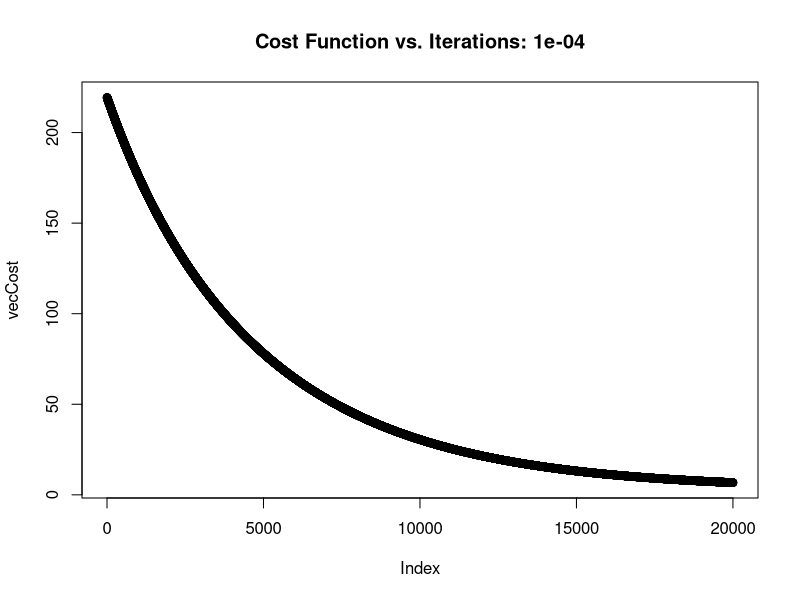
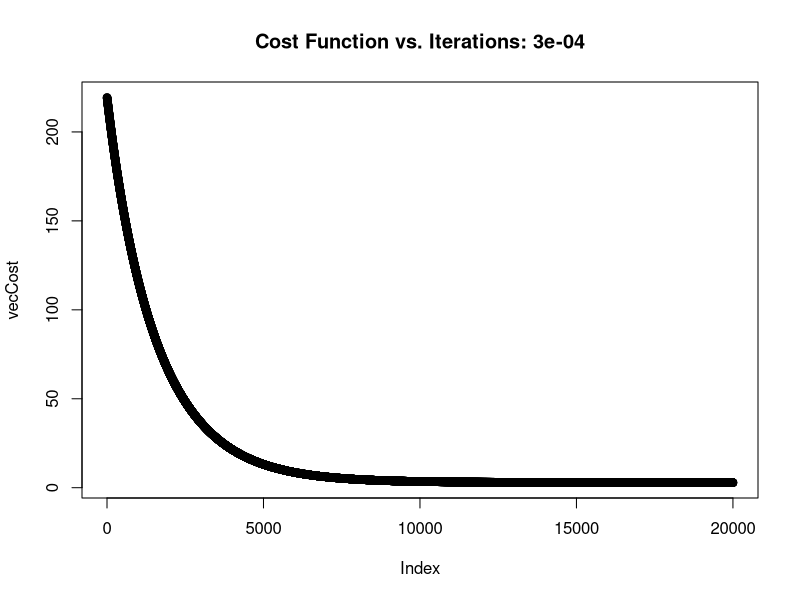
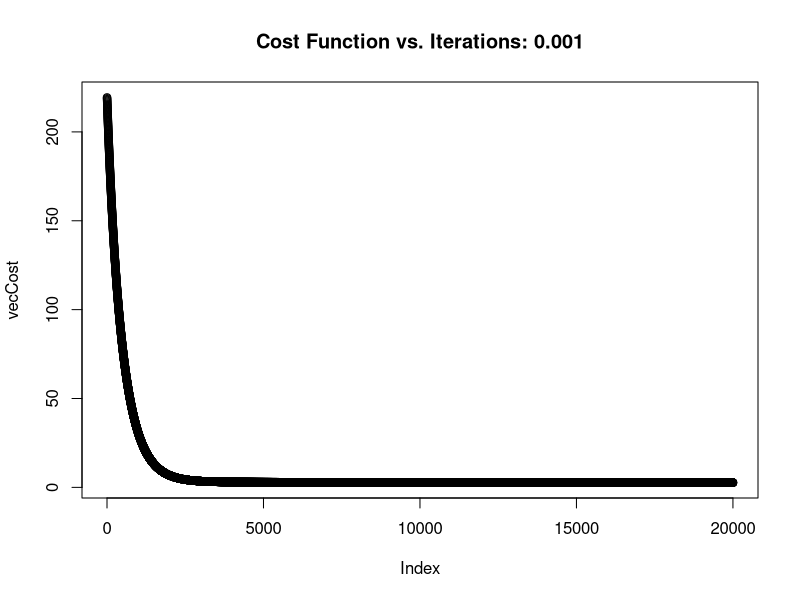
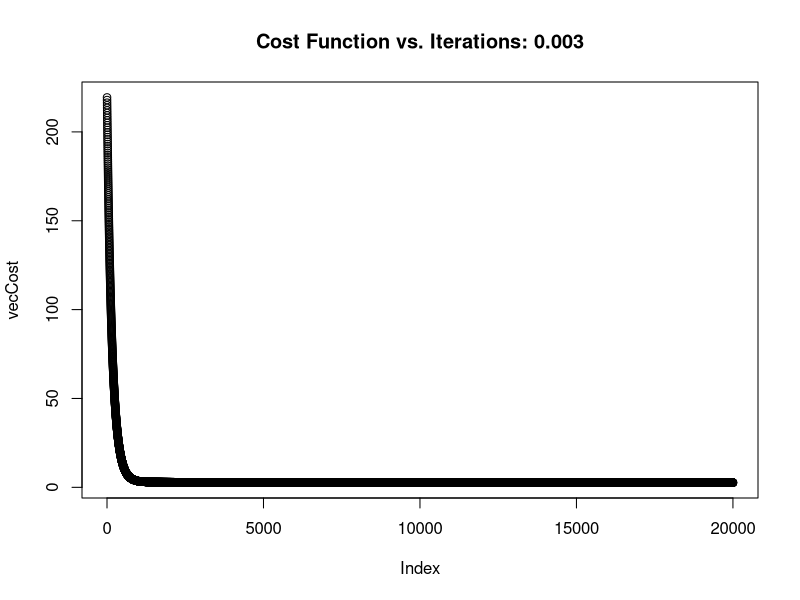
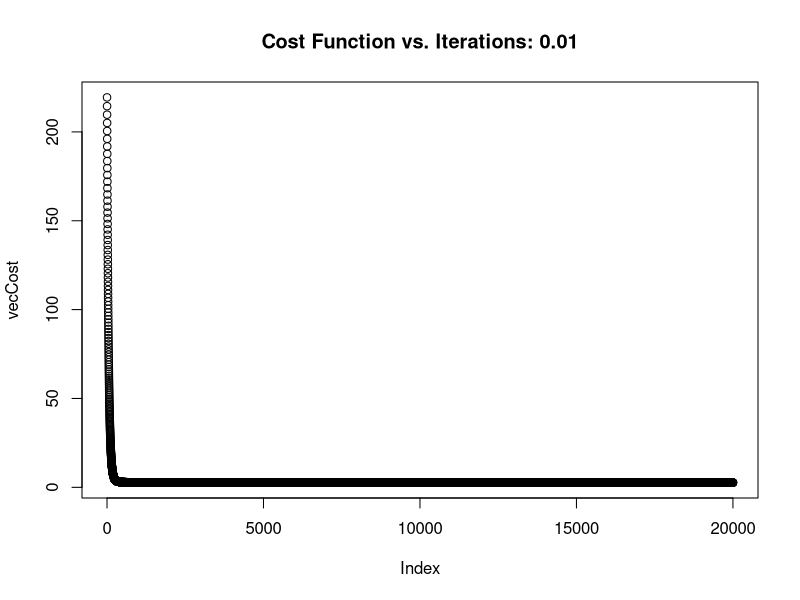
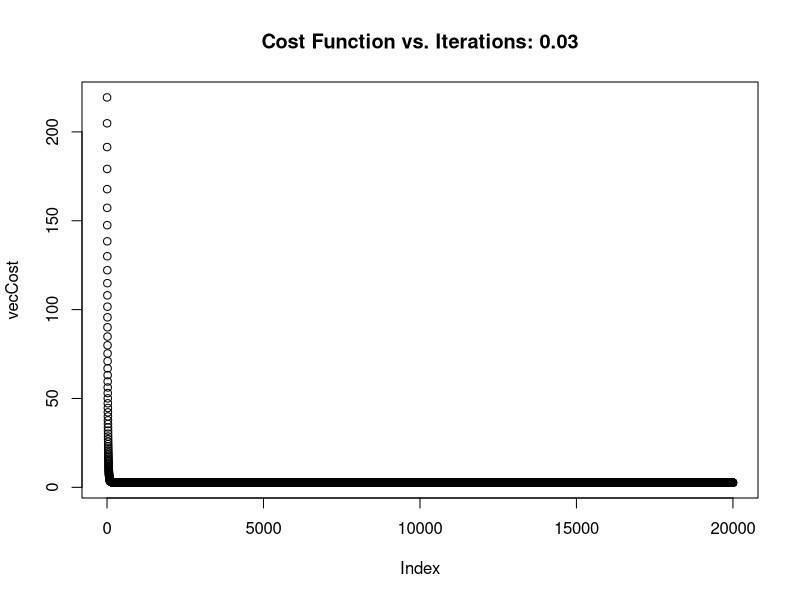
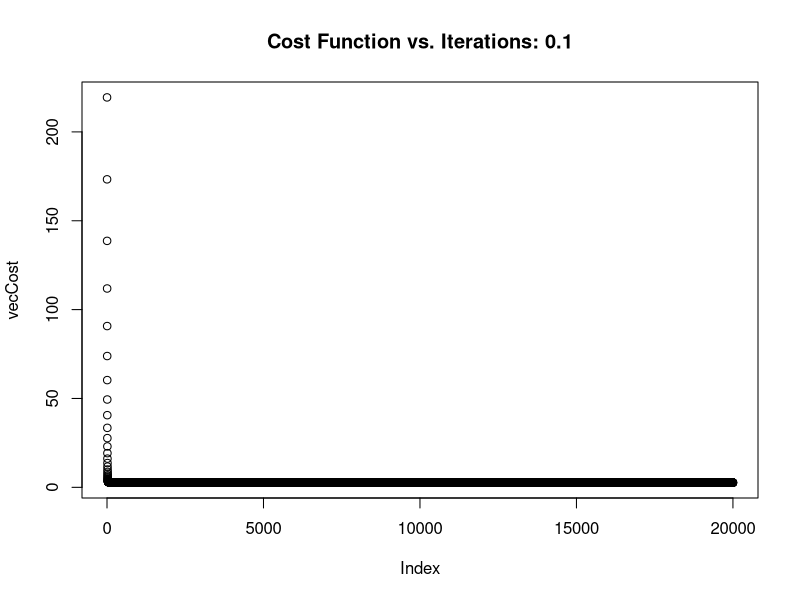
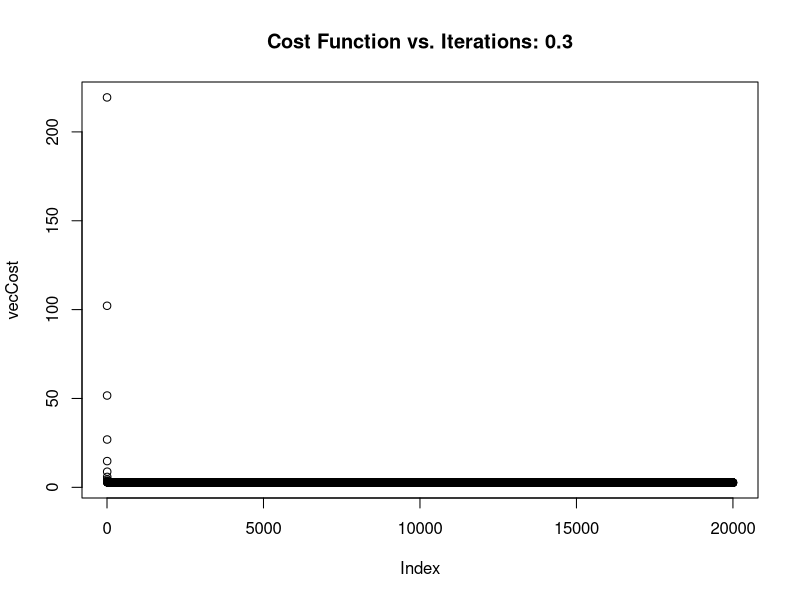

These charts were generated, in order, by the following R code: (Note: this script raises an error after producing the figures.)
## ---- chunk 1
knitr::opts_chunk$set(echo = TRUE)
## ---- chunk 2
library(caret, quietly=TRUE)  # May be useful for confusionMatrix and the like
data(mtcars)
str(mtcars)

varPreds <- mtcars[,c("disp", "hp", "drat", "wt", "qsec")]
vecMPG <- mtcars$mpg
vecOnes <- rep(1, nrow(varPreds))

mtxX <- as.matrix(cbind(vecOnes, varPreds))
mtxY <- as.matrix(vecMPG)
mtxTheta <- matrix(data=1, nrow=ncol(mtxX), ncol=1)

str(mtxY)
str(mtxX)
str(mtxTheta)
## ---- chunk 3
mpgLM <- lm(vecMPG ~ ., data=varPreds)  # Includes intercept by R default, only a -1 kills that off
summary(mpgLM)
## ---- chunk 4
optTheta <- solve(t(mtxX) %*% mtxX) %*% t(mtxX) %*% mtxY
print(round(t(optTheta),4))
print(round(summary(mpgLM)$coef[,1],4))
## ---- chunk 5
gdTest <- function(gdX=mtxX, gdY=mtxY, alpha=0.001, nIter=20000, mtxCalc=TRUE) {
    nObs <- nrow(gdX)  # Total number of observations . . .  
    mtxTheta <- matrix(0, nrow=ncol(gdX), ncol=1)  # Set up a theta matrix
    
    # Standardize the X variables to be roughly -1 to 1
    # Calculate the mean and SD for each column
    meanX <- apply(gdX, 2, FUN=mean)
    sdX <- apply(gdX, 2, FUN=sd)
    
    # Set the mean/sd for column 1 (all ones) to be 0/1 so we do not change it
    meanX[1] <- 0  # Use 0 as the mean conversion factor for column 1
    sdX[1] <- 1  # Use 1 as the sd scaling factor for column 1
    
    # Use vector operations to update gdX (probably a better way, but I do not yet know it)
    gdX <- (gdX - mapply(rep, meanX, nObs)) / mapply(rep, sdX, nObs)
    
    # Set up the cost function vectors, and initialize with preliminary data
    vecCost <- rep(NA, nIter+1)
    vecCost[1] <- (0.5 / nObs) * sum((gdX %*% mtxTheta - gdY)^2)
    vecPartial <- rep(NA, ncol(gdX))
    
    for (intCtr in 1:nIter) {
        # Simultaneously update thetas for the next iteration
        if (mtxCalc) {
            # Use matrix operations to simultaneously update theta
            # theta = theta - (alpha/nObs) * Q
            # Q should be the vector of partial derivatives
            mtxPartial <- t(gdX) %*% (gdX %*% mtxTheta - gdY)  # Matrix of (# theta)x1
            mtxTheta <- mtxTheta - (alpha/nObs) * mtxPartial  # Matrix of (# theta)x1
        } else {
            # Run using a for loop instead - same answers, but much slower
            # Added as an example for benchmarking purposes
            # Need to create all the partial derivatives (loop 1) then apply them (loop 2)
            for (varNum in 1:ncol(gdX)) {
                vecPartial[varNum] <- sum((gdX %*% mtxTheta - gdY) * gdX[,varNum])
            }
            for (varNum in 1:ncol(gdX)) {
                mtxTheta[varNum, 1] <- mtxTheta[varNum, 1] - (alpha/ nObs) * vecPartial[varNum]
            }
        }
        
        # Update the cost vector, using slot intCtr + 1
        vecCost[intCtr + 1] <- (0.5 / nObs) * sum((gdX %*% mtxTheta - gdY)^2)
    }
    
    plot(vecCost, main=paste0("Cost Function vs. Iterations: ",alpha))
    print(paste0("Intercept: ",round(mtxTheta[1,1],4)))
    print(round(mtxTheta[-1,1] / sdX[-1],4))
    
    return(gdX %*% mtxTheta)
}

baseTime <- proc.time()

y0001 <- gdTest(alpha=0.0001)
y0003 <- gdTest(alpha=0.0003)
y0010 <- gdTest(alpha=0.001)
y0030 <- gdTest(alpha=0.003)
y0100 <- gdTest(alpha=0.01)
y0300 <- gdTest(alpha=0.03)
y1000 <- gdTest(alpha=0.1)
y3000 <- gdTest(alpha=0.3)

print("Total run time for function gdTest: ")
print(proc.time() - baseTime)

# Benchmarking based on subset of mtcars dataset
# mtxX is 32x6 (32 observations, each with an intercept plus 5 predictors)
# mtxY is 32x1 (32 results)
# nIter is 20,000
# 8 combinations of alpha are run, all that converge so there are no NaN or related timing issues
# 
# Run using matrix maths to simultaneosuly update theta:  4.3 user 2.1 system 6.9 elapsed
# RMSE from different alpha [lm() RMSE is 2.306]: 3.675 2.398 2.320 2.306 2.306 2.306 2.306 2.306
# 
# Run using for loops to simultaneously update theta:  14.1 user 2.1 system 17.7 elapsed
# RMSE from different alpha [lm() RMSE is 2.306]: 3.675 2.398 2.320 2.306 2.306 2.306 2.306 2.306
# 
# So, even with these very small datasets, matrix maths reduce user time by ~70% and elapsed time by ~60%
## ---- chunk 6
graphFrame <- cbind(y0001[,1], y0003[,1], y0010[,1], y0030[,1], 
                    y0100[,1], y0300[,1], y1000[,1], y3000[,1], 
                    mtcars$mpg
                    )
graphFrame <- graphFrame[order(graphFrame[,ncol(graphFrame)]),]
plot(x=1:nrow(graphFrame), y=graphFrame[,ncol(graphFrame)], type="l", 
     col="dark green", lwd=3, ylim=c(0,50)
     )
lines(x=1:nrow(graphFrame), y=graphFrame[,1], col="red", lty=2)
lines(x=1:nrow(graphFrame), y=graphFrame[,4], col="blue", lty=2)
lines(x=1:nrow(graphFrame), y=graphFrame[,6], col="purple", lty=2)
lines(x=1:nrow(graphFrame), y=graphFrame[,8], col="orange", lty=2)
## ---- chunk 7
rmseLM <- sqrt(mean((summary(mpgLM)$residuals)^2))
rmseMod <- rep(0, ncol(graphFrame)-1)
for (intCtr in 1:(ncol(graphFrame)-1)) {
    rmseMod[intCtr] <- sqrt(mean((graphFrame[,ncol(graphFrame)] - graphFrame[,intCtr])^2))
}

print(paste0("RMSE from LM: ",round(rmseLM,3)))
print(paste0("RMSE from Gradient Descent: "))
print(round(rmseMod,3))
## ---- chunk 8
set.seed([number redacted])

par(mfrow=c(1, 2))

## Create some fake tumor data
tumorSize <- runif(100, min=0, max=0.1)
tumorType <- rbinom(length(tumorSize), 1, 1 - ((0.1 - tumorSize)^2 * 100))
fakeTumorLMOrig <- lm(tumorType ~ tumorSize)
keyCutOrig <- (0.5-coef(fakeTumorLMOrig)[[1]])/coef(fakeTumorLMOrig)[[2]]
predOrig <- pmax(0, pmin(1, round(predict(fakeTumorLMOrig, data.frame(tumorSize)), 0) 
                         ) 
                 )

plot(tumorSize, tumorType, xlab="Tumor Size", ylab="Malignant (1=Yes, 0=No)", col=1+predOrig, pch=19,
     main=paste0("50% Probability at Tumor Size: ",round(keyCutOrig,4)), cex.main=0.85
     )
abline(fakeTumorLMOrig, col="blue", lwd=2)
abline(h=0.5, v=keyCutOrig, lty=2, lwd=2)

confOrig <- confusionMatrix(predOrig, tumorType, positive="1")
text(0.04, 0.4, paste0("Accuracy: ",round(confOrig$overall[["Accuracy"]], 2)), adj=c(0, 0))
text(0.04, 0.34, paste0("Sensitivity: ",round(confOrig$byClass[["Sensitivity"]], 2)), adj=c(0, 0))
text(0.04, 0.28, paste0("Specificity: ",round(confOrig$byClass[["Specificity"]], 2)), adj=c(0, 0))
text(0.04, 0.22, paste0("+ Pred Val: ",round(confOrig$byClass[["Pos Pred Value"]], 2)), adj=c(0, 0))
text(0.04, 0.16, paste0("- Pred Val: ",round(confOrig$byClass[["Neg Pred Value"]], 2)), adj=c(0, 0))

## Add some larger tumors that are all malignant
tumorSizeMod <- c(tumorSize, runif(50, min=0.1, max=0.2))
tumorTypeMod <- c(tumorType, rep(1, 50))
fakeTumorLMMod <- lm(tumorTypeMod ~ tumorSizeMod)
keyCutMod <- (0.5-coef(fakeTumorLMMod)[[1]])/coef(fakeTumorLMMod)[[2]]
predMod <- pmax(0, pmin(1, round(predict(fakeTumorLMMod, data.frame(tumorSizeMod)), 0) 
                        ) 
                )

plot(tumorSizeMod, tumorTypeMod, xlab="Tumor Size", ylab="Malignant (1=Yes, 0=No)", col=1+predMod, pch=19,
     main=paste0("50% Probability at Tumor Size: ",round(keyCutMod,4)), cex.main=0.85
     )
abline(fakeTumorLMMod, col="blue", lwd=2)
abline(h=0.5, v=keyCutMod, lty=2, lwd=2)

confMod <- confusionMatrix(predMod, tumorTypeMod, positive="1")
text(0.04, 0.4, paste0("Accuracy: ",round(confMod$overall[["Accuracy"]], 2)), adj=c(0, 0))
text(0.04, 0.34, paste0("Sensitivity: ",round(confMod$byClass[["Sensitivity"]], 2)), adj=c(0, 0))
text(0.04, 0.28, paste0("Specificity: ",round(confMod$byClass[["Specificity"]], 2)), adj=c(0, 0))
text(0.04, 0.22, paste0("+ Pred Value: ",round(confMod$byClass[["Pos Pred Value"]], 2)), adj=c(0, 0))
text(0.04, 0.16, paste0("- Pred Value: ",round(confMod$byClass[["Neg Pred Value"]], 2)), adj=c(0, 0))

par(mfrow=c(1,1))

## ---- chunk 9
par(mfrow=c(1, 2))

## Run the GLM (logit) for the original tumor data
fakeTumorGLMOrig <- glm(tumorType ~ tumorSize, family="binomial")

## When response variables times coefficients equal intercept, h=0.5 (sigmoid(0))
keyCutOrigGLM <- -coef(fakeTumorGLMOrig)[[1]]/coef(fakeTumorGLMOrig)[[2]]
predOrigGLM <- pmax(0, pmin(1, round(predict(fakeTumorGLMOrig, data.frame(tumorSize), type="response"), 0) 
                           ) 
                    )

plot(tumorSize, tumorType, xlab="Tumor Size", ylab="Malignant (1=Yes, 0=No)", col=1+predOrigGLM, pch=19,
     main=paste0("50% Probability at Tumor Size: ",round(keyCutOrigGLM,4)), cex.main=0.85
     )
points(x=tumorSize, y=predict(fakeTumorGLMOrig, data.frame(tumorSize), type="response"), col="blue", pch=19)
abline(h=0.5, v=keyCutOrigGLM, lty=2, lwd=2)

confOrigGLM <- confusionMatrix(predOrigGLM, tumorType, positive="1")
text(0.04, 0.4, paste0("Accuracy: ",round(confOrigGLM$overall[["Accuracy"]], 2)), adj=c(0, 0))
text(0.04, 0.34, paste0("Sensitivity: ",round(confOrigGLM$byClass[["Sensitivity"]], 2)), adj=c(0, 0))
text(0.04, 0.28, paste0("Specificity: ",round(confOrigGLM$byClass[["Specificity"]], 2)), adj=c(0, 0))
text(0.04, 0.22, paste0("+ Pred Val: ",round(confOrigGLM$byClass[["Pos Pred Value"]], 2)), adj=c(0, 0))
text(0.04, 0.16, paste0("- Pred Val: ",round(confOrigGLM$byClass[["Neg Pred Value"]], 2)), adj=c(0, 0))

## Run the logit on the dataset with the larger tumors that are all malignant
fakeTumorGLMMod <- glm(tumorTypeMod ~ tumorSizeMod, family="binomial")

## When response variables times coefficients equal intercept, h=0.5 (sigmoid(0))
keyCutModGLM <- -coef(fakeTumorGLMMod)[[1]]/coef(fakeTumorGLMMod)[[2]]
predModGLM <- pmax(0, pmin(1, round(predict(fakeTumorGLMMod, data.frame(tumorSizeMod), type="response"), 0) 
                        ) 
                )

plot(tumorSizeMod, tumorTypeMod, xlab="Tumor Size", ylab="Malignant (1=Yes, 0=No)", col=1+predModGLM, pch=19,
     main=paste0("50% Probability at Tumor Size: ",round(keyCutModGLM,4)), cex.main=0.85
     )
points(x=tumorSizeMod, y=predict(fakeTumorGLMMod, data.frame(tumorSizeMod), type="response"), 
       col="blue", pch=19
       )
abline(h=0.5, v=keyCutModGLM, lty=2, lwd=2)

confModGLM <- confusionMatrix(predModGLM, tumorTypeMod, positive="1")
text(0.04, 0.4, paste0("Accuracy: ",round(confModGLM$overall[["Accuracy"]], 2)), adj=c(0, 0))
text(0.04, 0.34, paste0("Sensitivity: ",round(confModGLM$byClass[["Sensitivity"]], 2)), adj=c(0, 0))
text(0.04, 0.28, paste0("Specificity: ",round(confModGLM$byClass[["Specificity"]], 2)), adj=c(0, 0))
text(0.04, 0.22, paste0("+ Pred Value: ",round(confModGLM$byClass[["Pos Pred Value"]], 2)), adj=c(0, 0))
text(0.04, 0.16, paste0("- Pred Value: ",round(confModGLM$byClass[["Neg Pred Value"]], 2)), adj=c(0, 0))

par(mfrow=c(1,1))

## ---- chunk 10
set.seed([number redacted])
nSim <- 40

x1 <- rnorm(nSim)  #x1 = N(0, 1)
x2 <- 0.5 * x1 + rnorm(nSim, 0, 0.01)  # x2 will be 0.5 * x1 + N(0, 0.01)
x3 <- 2 * x1 + rnorm(nSim, 0, 0.4)  # x3 will be 2 * x1 + N(0, 0.4)
y <- x1 + rnorm(nSim)  # y will be x1 + N(0, 1)

# Test how well y = x1 fits the data - what is the R^2?
rndTSS <- sum( (y - mean(y))^2 )
rndSSE <- sum( (y - x1)^2 )
rndR2 <- 1 - rndSSE / rndTSS
print(paste0("R-squared for an assumed model of y = x1 is: ", round(rndR2,4)))

# Run the actual regression using lm
rndLM <- lm(y ~ x1 + x2 + x3)
summary(rndLM)
## ---- chunk 11
x1Test <- rnorm(nSim)  #x1Test = N(0, 1)
x2Test <- 0.5 * x1Test + rnorm(nSim, 0, 0.01)  # x2Test will be 0.5 * x1Test + N(0, 0.01)
x3Test <- 2 * x1Test + rnorm(nSim, 0, 0.4)  # x3Test will be 2 * x1Test + N(0, 0.4)
yTest <- x1Test + rnorm(nSim)  # yTest will be x1Test + N(0, 1)

# Test how well y = x1 fits the test data - what is the R^2?
rndTestTSS <- sum( (yTest - mean(yTest))^2 )
rndTestSSE <- sum( (yTest - x1Test)^2 )
rndTestR2 <- 1 - rndTestSSE / rndTestTSS
print(paste0("R-squared when applying y = x1 to test data is: ", round(rndTestR2,4)))

# Test how well the lm fits the data
rndPredLM <- predict(rndLM, data.frame(x1=x1Test, x2=x2Test, x3=x3Test))
lmTestSSE <- sum( (yTest - rndPredLM)^2 )
print(paste0("R-squared when applying lm(y ~ x1 + x2 + x3) to test data is: ", 
             round(1-lmTestSSE/rndTestTSS, 4)
             )
      )
## ---- chunk 12
par(mfrow=c(1, 2))

plot(x=x1, y=y, pch=19, col="blue", main="Training data")
abline(a=0, b=1, lwd=2, lty=2, col="orange")
points(x=x1, y=predict(rndLM, data.frame(x1=x1, x2=x2, x3=x3)), pch=19, col="red", cex=0.75)

plot(x=x1Test, y=yTest, pch=19, col="blue", main="Testing data")
abline(a=0, b=1, lwd=2, lty=2, col="orange")
points(x=x1Test, y=rndPredLM, pch=19, col="red", cex=0.75)

par(mfrow=c(1, 1))
